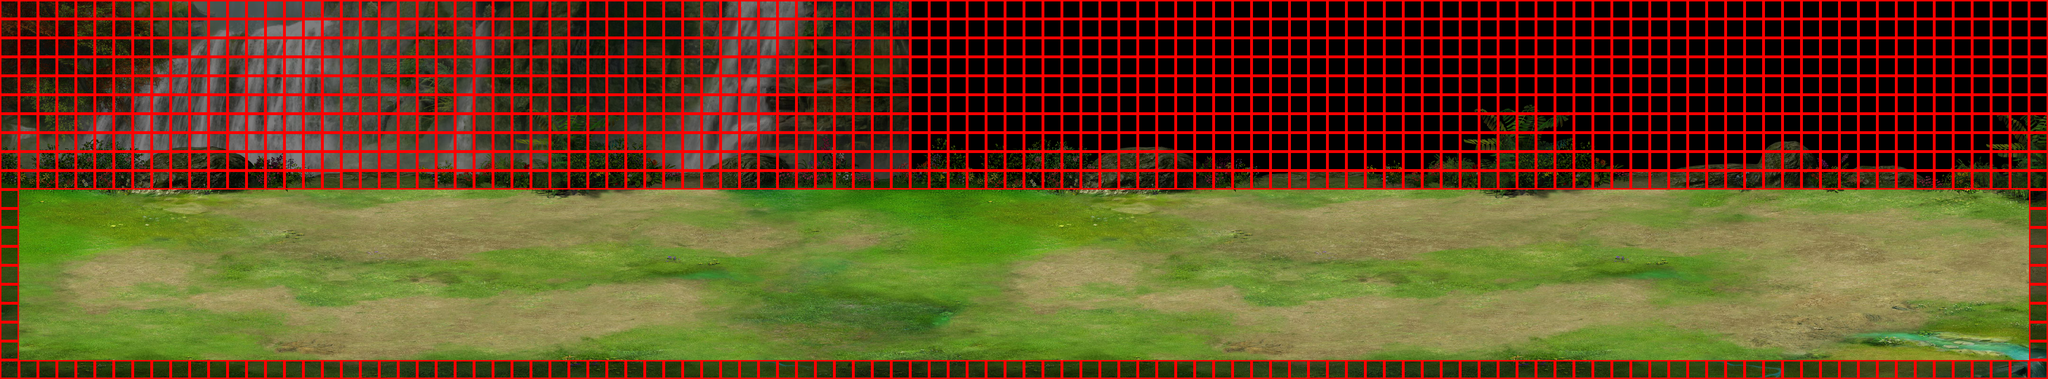

A level layout from a 2D game, rendered from its tile map. Below: a short description, then the map file with tile-grid data replaced by summaries:
An orthogonal 108x20 tile map with 40x40 px tiles, 4 tile layers (background1, floor1, floor2, mask), 4 tilesets.

<map version="1.0" orientation="orthogonal" width="108" height="20" tilewidth="40" tileheight="40">
 <tileset firstgid="1" name="10127001" tilewidth="40" tileheight="40">
  <image source="10127001.jpg" width="1000" height="800" />
 </tileset>
 <tileset firstgid="501" name="10127002" tilewidth="40" tileheight="40">
  <image source="10127002.jpg" width="1000" height="1000" />
 </tileset>
 <tileset firstgid="1126" name="10127003" tilewidth="40" tileheight="40">
  <image source="10127003.png" width="1000" height="800" />
 </tileset>
 <tileset firstgid="1626" name="01" tilewidth="40" tileheight="40">
  <image source="01.png" width="40" height="40" />
 </tileset>
 <layer name="background1" width="108" height="20">
  <data>[2160 cells, 480 non-empty, 480 distinct tile ids]</data>
 </layer>
 <layer name="floor1" width="108" height="20">
  <data>[2160 cells, 864 non-empty, 576 distinct tile ids]</data>
 </layer>
 <layer name="floor2" width="108" height="20">
  <data>[2160 cells, 684 non-empty, 454 distinct tile ids]</data>
 </layer>
 <layer name="mask" width="108" height="20">
  <data>[2160 cells, 1206 non-empty, 1 distinct tile ids]</data>
 </layer>
</map>
